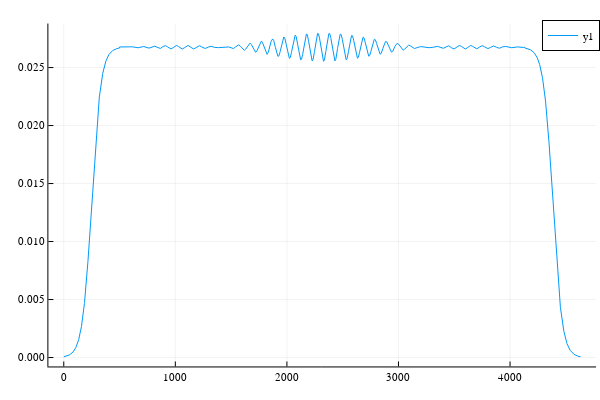

The notebook cell saved with this chart:
### Code cell
vars = matread("test_pulses/simulation_testing.mat")

rf_abs = vars["rf_abs"]
rf_phs = vars["rf_phs"]
gamgdt = vars["gamgdt"]
dom0dt = 0
xx = vars["xx"]
b1 = vars["b1"]
plot(transpose(rf_abs))

### Figure 1 — Plotly figure (JSON) as saved in the notebook; plotly's stock layout.template omitted (floating-point values rounded to 4 significant figures; data arrays with more than 128 entries replaced by an {"elided": "..."} marker saying what was removed)
{"data": [{"colorbar": {"title": ""}, "legendgroup": "y1", "line": {"color": "rgba(0, 154, 250, 1.000)", "dash": "solid", "shape": "linear", "width": 1}, "mode": "lines", "name": "y1", "showlegend": true, "type": "scatter", "x": {"elided": "4632 int values"}, "xaxis": "x", "y": {"elided": "4632 float values"}, "yaxis": "y", "zmax": null, "zmin": null}], "layout": {"annotations": [], "height": 400, "legend": {"bgcolor": "rgba(255, 255, 255, 1.000)", "bordercolor": "rgba(0, 0, 0, 1.000)", "borderwidth": 1, "font": {"color": "rgba(0, 0, 0, 1.000)", "family": "sans-serif", "size": 11}, "title": {"font": {"color": "rgba(0, 0, 0, 1.000)", "family": "sans-serif", "size": 15}, "text": ""}, "tracegroupgap": 0, "traceorder": "normal", "x": 1, "xanchor": "auto", "y": 1, "yanchor": "auto"}, "margin": {"b": 20, "l": 0, "r": 0, "t": 20}, "paper_bgcolor": "rgba(255, 255, 255, 1.000)", "plot_bgcolor": "rgba(255, 255, 255, 1.000)", "showlegend": true, "width": 600, "xaxis": {"anchor": "y", "domain": [0.08064, 0.9934], "gridcolor": "rgba(0, 0, 0, 0.100)", "gridwidth": 0.5, "linecolor": "rgba(0, 0, 0, 1.000)", "mirror": false, "range": [-137.9, 4771.0], "showgrid": true, "showline": true, "showticklabels": true, "tickangle": 0, "tickcolor": "rgb(0, 0, 0)", "tickfont": {"color": "rgba(0, 0, 0, 1.000)", "family": "sans-serif", "size": 11}, "tickmode": "array", "ticks": "inside", "ticktext": ["0", "1000", "2000", "3000", "4000"], "tickvals": [0, 1000, 2000, 3000, 4000], "title": "", "titlefont": {"color": "rgba(0, 0, 0, 1.000)", "family": "sans-serif", "size": 15}, "type": "-", "visible": true, "zeroline": false, "zerolinecolor": "rgba(0, 0, 0, 1.000)"}, "yaxis": {"anchor": "x", "domain": [0.03762, 0.9902], "gridcolor": "rgba(0, 0, 0, 0.100)", "gridwidth": 0.5, "linecolor": "rgba(0, 0, 0, 1.000)", "mirror": false, "range": [-0.0007689, 0.02879], "showgrid": true, "showline": true, "showticklabels": true, "tickangle": 0, "tickcolor": "rgb(0, 0, 0)", "tickfont": {"color": "rgba(0, 0, 0, 1.000)", "family": "sans-serif", "size": 11}, "tickmode": "array", "ticks": "inside", "ticktext": ["0.000", "0.005", "0.010", "0.015", "0.020", "0.025"], "tickvals": [0, 0.005, 0.01, 0.015, 0.02, 0.025], "title": "", "titlefont": {"color": "rgba(0, 0, 0, 1.000)", "family": "sans-serif", "size": 15}, "type": "-", "visible": true, "zeroline": false, "zerolinecolor": "rgba(0, 0, 0, 1.000)"}}}
